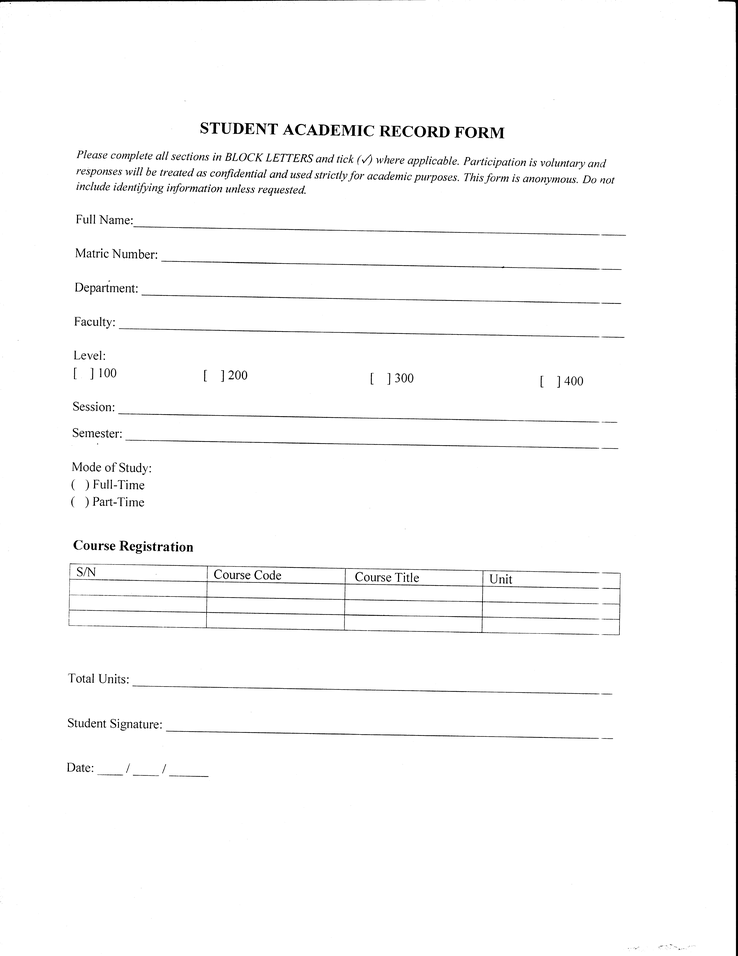
#> input picture combo1_individual/page_001.tif, 738 x 956 px, shrunk from 5088 x 6592 before the run
$ python -i baseline_metrics.py   (imports and definitions only)   (older library calls are emulated)
#> lines starting #> are read from the running program, lines starting #| are printed output that depends on the picture
#> further down, picture is the input picture: shape (956, 738); min 0, max 255, mean 249.9
from __future__ import annotations

import cv2
import numpy as np
import logging

logger = logging.getLogger(__name__)

_DEFAULTS: dict[str, float] = {
    "grayscale_mean": 0.0, "grayscale_std": 0.0,
    "min_intensity": 0.0, "max_intensity": 0.0,
    "intensity_range": 0.0, "near_white_ratio": 0.0,
    "near_black_ratio": 0.0, "contrast_score": 0.0,
    "balance_score": 0.0, "blur_score": 0.0, "noise_score": 0.0,
}


def baseline_metrics(gray: np.ndarray) -> dict[str, float]:
    if gray is None:
        logger.warning("baseline_metrics: gray is None, returning defaults")
        return dict(_DEFAULTS)
    if not isinstance(gray, np.ndarray):
        logger.warning("baseline_metrics: expected ndarray, got %s", type(gray).__name__)
        return dict(_DEFAULTS)
    if gray.size == 0:
        logger.warning("baseline_metrics: empty image, returning defaults")
        return dict(_DEFAULTS)
    if gray.ndim != 2:
        logger.warning("baseline_metrics: expected 2D, got %dD, returning defaults", gray.ndim)
        return dict(_DEFAULTS)
    try:
        mean = float(np.mean(gray)); std = float(np.std(gray))
#> after `mean = float(np.mean(gray))`: mean = 249.9
#> after `std = float(np.std(gray))`: std = 27.7
        mn, mx = int(np.min(gray)), int(np.max(gray))
#> mn = 0; mx = 255
        rng = float(mx - mn)
#> rng = 255
        nw = float(np.mean(gray > 240)); nb = float(np.mean(gray < 15))
#> after `nw = float(np.mean(gray > 240))`: nw = 0.956
#> after `nb = float(np.mean(gray < 15))`: nb = 0.00418
        contrast = float(np.clip((rng - 80) / 120, 0, 1))
#> contrast = 1
        ws = np.clip(1 - abs(nw - 0.6), 0, 1); bs = np.clip(1 - nb / 0.15, 0, 1)
#> after `ws = np.clip(1 - abs(nw - 0.6), 0, 1)`: ws = 0.644
#> after `bs = np.clip(1 - nb / 0.15, 0, 1)`: bs = 0.972
        balance = float(0.6 * ws + 0.4 * bs)
#> balance = 0.775
        lap_img = cv2.Laplacian(gray, cv2.CV_32F)
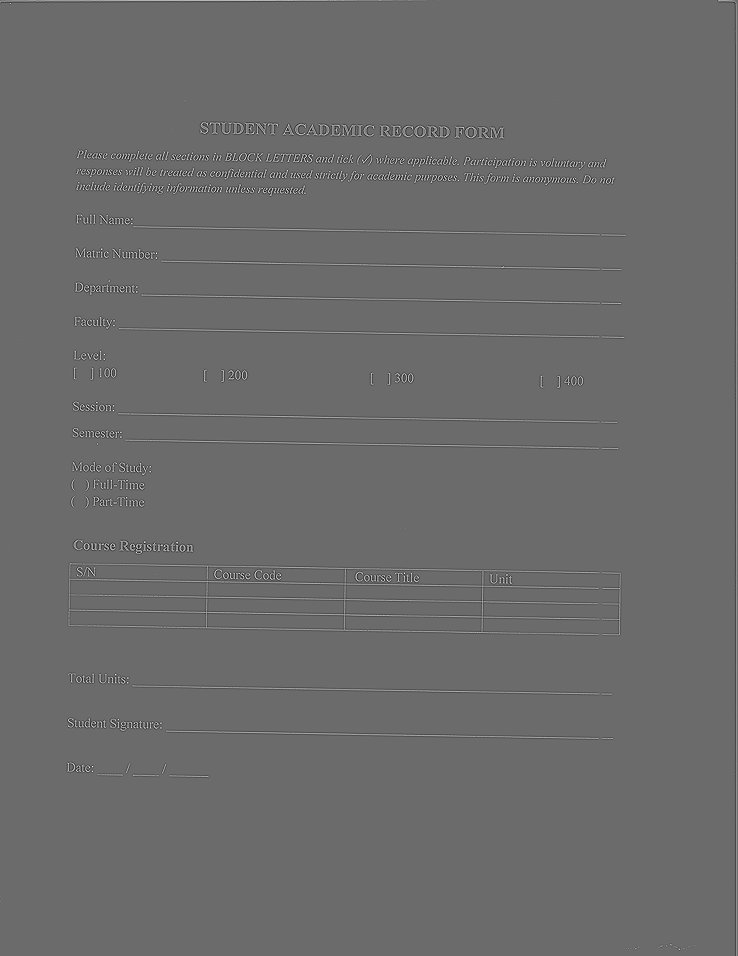
#> lap_img: shape (956, 738) float32; min -595, max 813, mean 0.1; drawn with min black and max white
        _, lap_std = cv2.meanStdDev(lap_img)
#> lap_std = [52.01]
        lap = float(lap_std[0][0] ** 2)
#> lap = 2705.3
        blur = float(np.clip((lap - 50) / 150, 0, 1))
#> blur = 1
        den = cv2.fastNlMeansDenoising(gray, None, 10, 7, 21)
        noise = float(np.clip(1 - np.mean(cv2.absdiff(gray, den)) / 40, 0, 1))
#> noise = 0.997
        return {"grayscale_mean":mean,"grayscale_std":std,"min_intensity":float(mn),
                "max_intensity":float(mx),"intensity_range":rng,"near_white_ratio":nw,
                "near_black_ratio":nb,"contrast_score":contrast,"balance_score":balance,
                "blur_score":blur,"noise_score":noise}
    except Exception as e:
        logger.exception("baseline_metrics: computation failed: %s", e)
        return dict(_DEFAULTS)

>>> import cv2
>>> picture = cv2.imread('../../combo1_individual/page_001.tif', cv2.IMREAD_GRAYSCALE)
>>> result = baseline_metrics(picture)
#> result = 11 items
